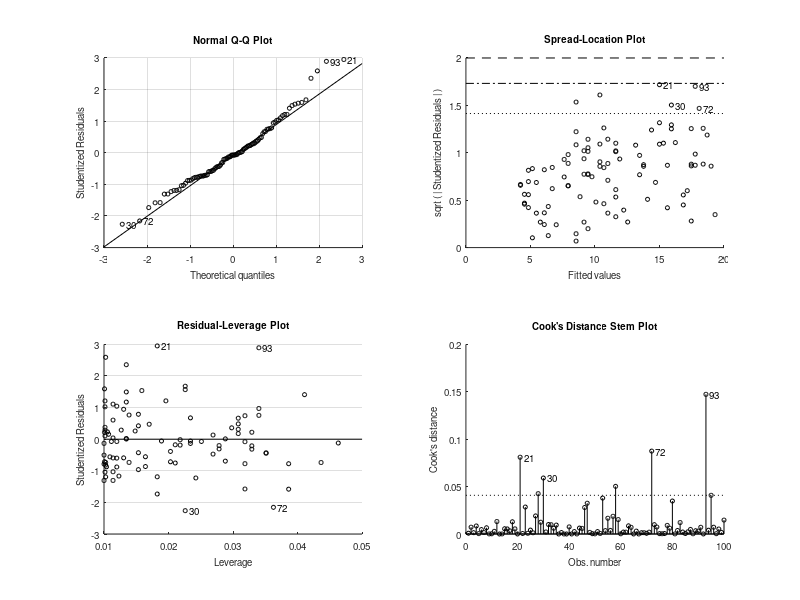

Write the MATLAB code that produced this figure. (Note: this script raises an error after producing the figure.)
load('Kyselydata')
model = fitlm(predictors, responses, 'linear');
x = [10:60]';

plot(x, predict(model,x));
hold on
plot(predictors, responses, 'o')

